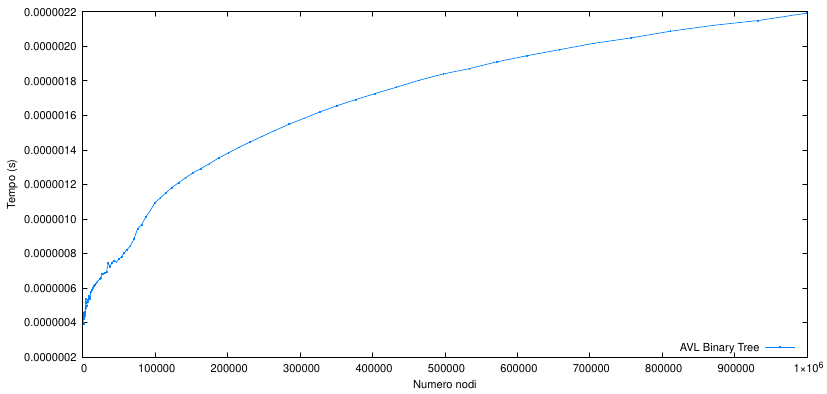

Here is the gnuplot script that generated this plot:
set xlabel 'Numero nodi'
set ylabel 'Tempo (s)'
set key right bottom
set terminal pdf size 21cm,10cm enhanced color rounded \
    font 'Helvetica,12'
set output 'avl_median.pdf'
plot "output_median.txt" using 1:4 with linespoints pt 5 ps 0.1 lw 1 lc "web-blue" title "AVL Binary Tree"

